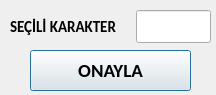
<?xml version="1.0" encoding="UTF-8"?>
<ui version="4.0">
 <class>Dialog</class>
 <widget class="QDialog" name="Dialog">
  <property name="geometry">
   <rect>
    <x>0</x>
    <y>0</y>
    <width>216</width>
    <height>95</height>
   </rect>
  </property>
  <property name="minimumSize">
   <size>
    <width>216</width>
    <height>95</height>
   </size>
  </property>
  <property name="maximumSize">
   <size>
    <width>216</width>
    <height>95</height>
   </size>
  </property>
  <property name="mouseTracking">
   <bool>false</bool>
  </property>
  <property name="windowTitle">
   <string>Dialog</string>
  </property>
  <widget class="QPushButton" name="buttonAccept">
   <property name="geometry">
    <rect>
     <x>30</x>
     <y>50</y>
     <width>161</width>
     <height>41</height>
    </rect>
   </property>
   <property name="font">
    <font>
     <family>Calibri</family>
     <pointsize>14</pointsize>
     <weight>75</weight>
     <bold>true</bold>
    </font>
   </property>
   <property name="text">
    <string>ONAYLA</string>
   </property>
  </widget>
  <widget class="QWidget" name="layoutWidget">
   <property name="geometry">
    <rect>
     <x>10</x>
     <y>10</y>
     <width>201</width>
     <height>33</height>
    </rect>
   </property>
   <property name="font">
    <font>
     <family>Calibri</family>
     <weight>50</weight>
     <bold>false</bold>
    </font>
   </property>
   <layout class="QHBoxLayout" name="horizontalLayout">
    <item>
     <widget class="QLabel" name="label">
      <property name="minimumSize">
       <size>
        <width>120</width>
        <height>31</height>
       </size>
      </property>
      <property name="maximumSize">
       <size>
        <width>141</width>
        <height>31</height>
       </size>
      </property>
      <property name="font">
       <font>
        <family>Calibri</family>
        <pointsize>11</pointsize>
        <weight>75</weight>
        <bold>true</bold>
       </font>
      </property>
      <property name="text">
       <string>SEÇİLİ KARAKTER</string>
      </property>
     </widget>
    </item>
    <item>
     <widget class="QLineEdit" name="editChar">
      <property name="minimumSize">
       <size>
        <width>0</width>
        <height>30</height>
       </size>
      </property>
      <property name="font">
       <font>
        <family>Calibri</family>
        <pointsize>14</pointsize>
        <weight>50</weight>
        <bold>false</bold>
       </font>
      </property>
      <property name="toolTipDuration">
       <number>9999</number>
      </property>
     </widget>
    </item>
   </layout>
  </widget>
 </widget>
 <resources/>
 <connections/>
</ui>
